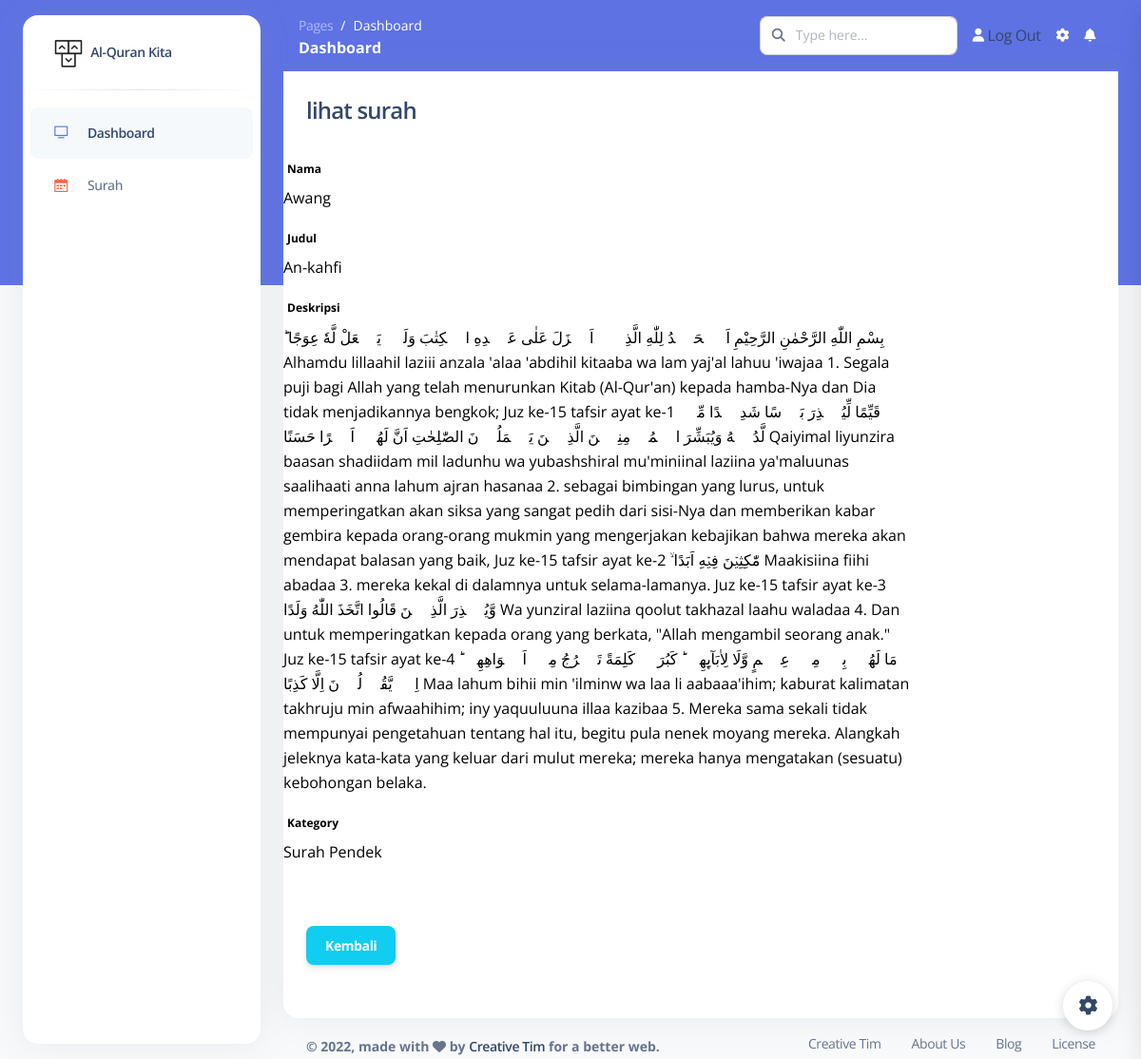
The page /dashboard/surah/lihat/8 on the database its author committed.
### blog/models.py (models this page shows, shortened)
class Surah(models.Model):
    nama = models.CharField(max_length=100, blank=True, null=True)
    judul = models.CharField(max_length=100)
    body = models.TextField()
    kategory = models.ForeignKey(Kategori, on_delete=models.CASCADE)
    date = models.DateTimeField(auto_now_add=True)
    class Meta:
        ordering = ['-date']
        verbose_name_plural = "Surah"

class Kategori(models.Model):
    nama = models.CharField(max_length=20)
    def __str__(self):
        return self.nama
    class Meta:
        verbose_name_plural = "Kategori"

### blog/views.py (the view)
# urls.py: path('surah/lihat/<str:id>', lihat_surah, name='lihat_surah'),
def lihat_surah(request, id):
    template_name = "back/lihat_surah.html"
    surah = Surah.objects.get(id=id)
    context = {
        'title':'lihat surah',
        'surah': surah,
    }
    return render(request, template_name, context)

### templates/back/lihat_surah.html (shortened to what this page needs)
{% extends 'back/base.html' %}
{% block content %}
<div class="content">
    <div class="container-fluid">
        <div class="row">
            <div class="col-md-12">
                <div class="card">
                    <form class="form-horizontal" method="POST">
                        <div class="card-header">
                            <h4 class="card-title">
                                {{title}}
                            </h4>
                        </div>
                        <div class="card-content">
                            <div class="form-group">
                                <label class="col-md-3 control-label"><b style="color:black;">Nama</label>
                                <div class="col-md-9">
                                    <p>{{surah.nama}}</p>
                                </div>
                        </div>
                            <div class="form-group">
                                <label class="col-md-3 control-label"><b style="color:black;">Judul</label>
                                <div class="col-md-9">
                                    <p>{{surah.judul}}</p>
                                </div>
                        </div>
                            <div class="form-group">
                                <label class="col-md-3 control-label"><b style="color:black;">Deskripsi</label>
                                <div class="col-md-9">
                                   <p>{{surah.body}}</p>
                                </div>
                        </div>
                            <div class="form-group">
                                <label class="col-md-3 control-label"><b style="color:black;">Kategory</b></label>
                                <div class="col-md-9">
                                  <p>{{surah.kategory}}</p>
                                    </div>
                                </div>
                        </div>
                        <div class="card-footer text-right">
                            <div class="form-group">
                                <div class="col-md-9">
                                    <a class="btn btn-info" href="{% url 'surah' %}">Kembali</a>
                                </div>
                            </div>
                        </div>
                    </form>
                </div>
            </div>
        </div>
{% endblock content %}

### rows shown on the page
Surah: nama "Awang", judul "An-kahfi", body "بِسْمِ اللّٰهِ الرَّحْمٰنِ الرَّحِيْمِ اَ لۡحَمۡدُ لِلّٰهِ الَّذِىۡۤ اَنۡزَلَ عَلٰى عَبۡدِهِ الۡكِتٰبَ وَلَمۡ يَجۡعَلْ لَّهٗ عِوَجًا ؕ‏ Alhamdu lillaahil laziii anzala 'alaa 'abdihil kitaaba wa lam yaj'al lahuu 'iwajaa 1. Segala puji bagi Allah yang telah menurunkan Kitab (Al-Qur'an) kepada hamba-Nya dan Dia tidak menjadikannya bengkok; Juz ke-15 tafsir ayat ke-1 قَيِّمًا لِّيُنۡذِرَ بَاۡسًا شَدِيۡدًا مِّنۡ لَّدُنۡهُ وَيُبَشِّرَ الۡمُؤۡمِنِيۡنَ الَّذِيۡنَ يَعۡمَلُوۡنَ الصّٰلِحٰتِ اَنَّ لَهُمۡ اَجۡرًا حَسَنًا Qaiyimal liyunzira baasan shadiidam mil ladunhu wa yubashshiral mu'miniinal laziina ya'maluunas saalihaati anna lahum ajran hasanaa 2. sebagai bimbingan yang lurus, untuk memperingatkan…", kategory "Surah Pendek"

### other values the page prints
{{ title }} "lihat surah"
